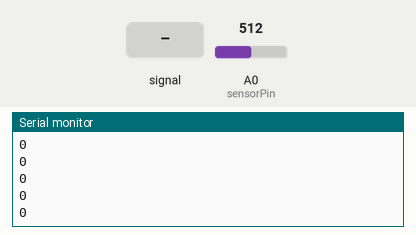
Simulated run of this program. Board: Arduino Uno, built with avr-gcc and run on an emulated ATmega328P. Parts: the last lines printed to the serial monitor. The inputs (shaded band) are chosen by the test bench; at power-on: A0 (sensorPin) = 512.

Above: at 1.2 s.
1.3 s: A0 (sensorPin) fed a 2 Hz sine of ±306 counts around its level
At 2.6 s:
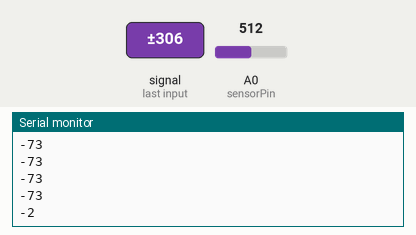
2.8 s: A0 (sensorPin) set to 716
At 3.5 s:
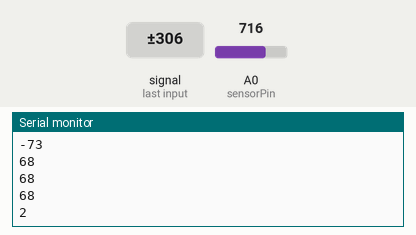
4.3 s: A0 (sensorPin) fed a 200 Hz sine of ±81 counts around its level
5.8 s: A0 (sensorPin) set to 900
At 6.8 s:
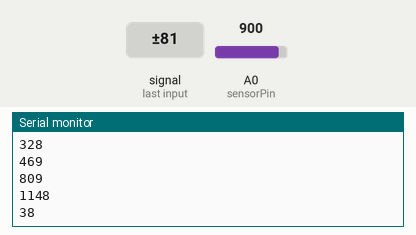
Timing chart, 0 to 8.3 s (numbered marks = the images above; inputs shaded):
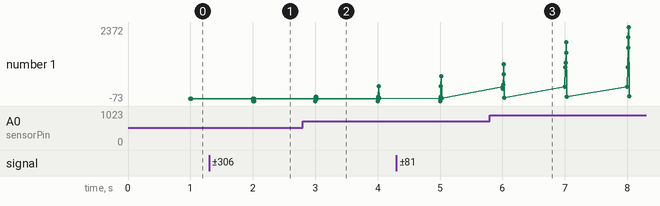

Measured:
- after the input at 1.3 s, the serial monitor: prints a new line after 0.70 s (image 1)
- after the input at 2.8 s, the serial monitor: prints a new line after 0.21 s (image 2)
- after the input at 5.8 s, the serial monitor: prints a new line after 0.20 s (image 3)
- plotted number 1: 0 → -2 after the input at 1.3 s, -2 → 13 after the input at 2.8 s, 24 → 79 after the input at 5.8 s

The program:

main.cpp
```cpp
#define Nx 4
#define Ny 4
int sensorPin=0;
unsigned long timing; // velum time poin
long int Sold; //valuem set 0 step
//y[Ny][Nx];
#define N (5)

long int filter(unsigned long t=6000)
  {
    long int sum=0;
    long int i=0;
    for ( i=0 ; millis() - timing < t ; i++){
      sum+=  (analogRead(sensorPin)+analogRead(sensorPin)+analogRead(sensorPin)+analogRead(sensorPin)+analogRead(sensorPin)-5*Sold)/3;
    }
    timing = millis();
    return sum/i;

  }

long int date()
  {
    static long int m[N];
    static long int n;
    long int a=filter(1000);
    m[n]=a;
    n=(n+1)%N;
    a=0;
    for(int j=0;j<N;j++){a=a+m[j];Serial.println(a);}
    return a;
  }

void setup(){
Serial.begin(9600);
Sold=analogRead(sensorPin);
}
void loop(){
  Serial.println(date()/30);
}
```

classdef.cpp
```cpp
/*
#define Nx 7
#define Ny 2
class pulse
{
  private:
    long int y[Ny];
    long int x[Nx];

  public:
    long int date(){
      for (int i = 0; i < Nx; i++) {
        x[i]=analogRead(sensorPin);
        }
      return 0;
      };
    }
  protected:*/
  /*список средств, доступных при наследовании*/
//};
```
